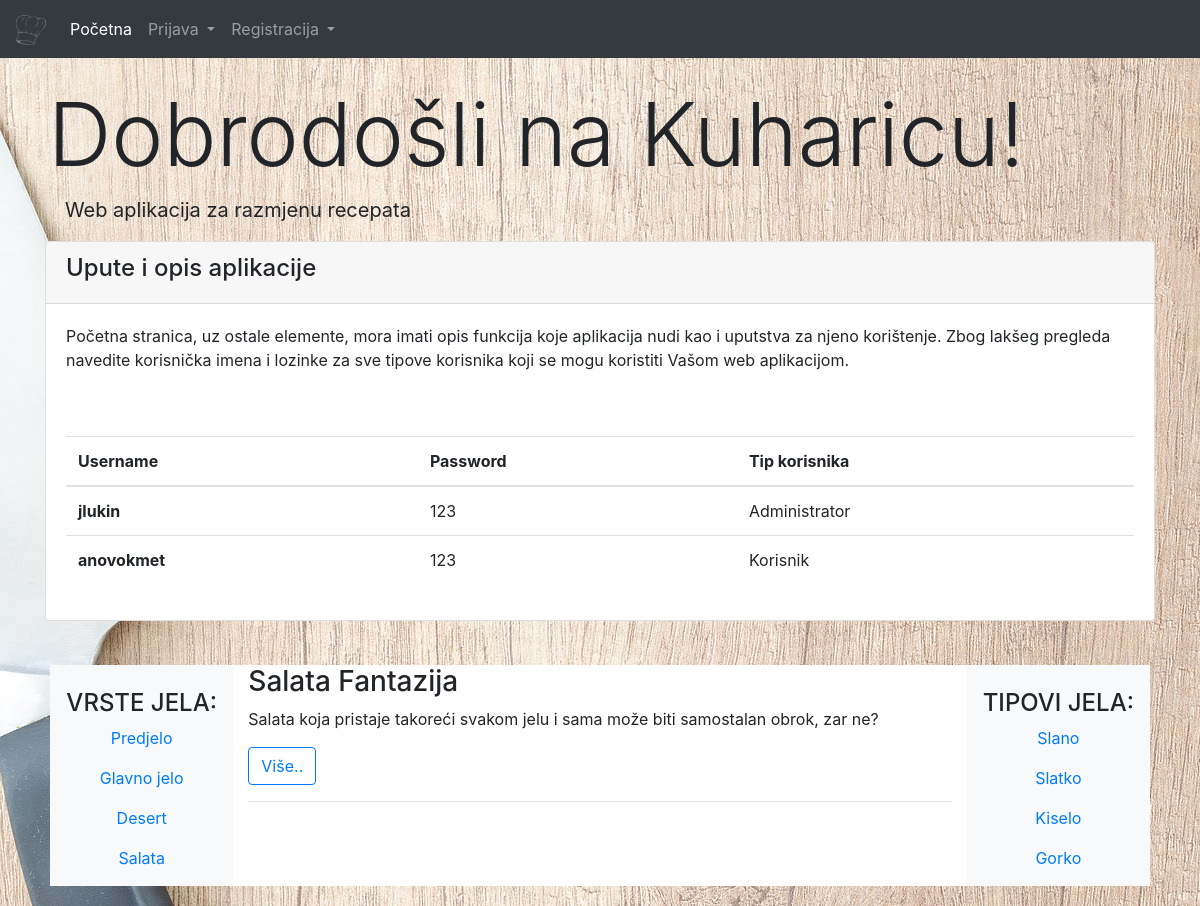
The app's page /?a=vrsta_jela&id=4 with its own data.
### tables this page shows
CREATE TABLE IF NOT EXISTS `vrsta_jela` (
  `id` int(10) UNSIGNED NOT NULL AUTO_INCREMENT,
  `naziv` varchar(50) NOT NULL,
  PRIMARY KEY (`id`)
);

CREATE TABLE IF NOT EXISTS `recept` (
  `id` int(10) UNSIGNED NOT NULL AUTO_INCREMENT,
  `naslov` varchar(50) NOT NULL,
  `vk_autora` int(11) NOT NULL,
  `vk_vrsta_jela` int(11) NOT NULL,
  `datum_objavljivanja` date NOT NULL,
  `sastojci` varchar(300) NOT NULL,
  `opis` varchar(500) NOT NULL,
  `tekst_recepta` varchar(800) NOT NULL,
  `ocjena` int(11) NOT NULL,
  `br_pregleda` int(11) NOT NULL,
  PRIMARY KEY (`id`),
  KEY `vk_autora` (`vk_autora`),
  KEY `vk_vrsta_jela` (`vk_vrsta_jela`)
);

CREATE TABLE IF NOT EXISTS `tip` (
  `id` int(10) UNSIGNED NOT NULL AUTO_INCREMENT,
  `naziv` varchar(50) NOT NULL,
  PRIMARY KEY (`id`)
);

### Help/database.php (called while the page is built, shortened)
<?php
class kuharica_baza {
    public static function connect() {
        $c = new mysqli(self::host, self::user, self::pass, self::database);
        $c->query("SET CHARACTER SET utf8");
        return $c;
    }
}
?>

### index.php (called while the page is built, shortened)
<?php
require_once ('Controller/ManagerVrsta_jela.php');
require_once ('Help/database.php');
require_once ('Model/ModelVrsta_jela.php');
require_once ('Model/ModelRecept.php');
require_once ('Controller/ManagerRecept.php');
require_once ('Controller/ManagerTip.php');
require_once ('Model/ModelTip.php');
$rm = new ManagerRecept();
$vjm = new ManagerVrsta_jela();
$vt = new ManagerTip();
if (!isset($_GET['a'])) {
    $a = '';
} else {
    $a = $_GET['a'];
}
switch ($a) {
    case 'vrsta_jela':  $navigacija = 'navigacijaPocetna';
                        $recept = $rm->getRecept('kategorija');
                        $vrsta_jela = $vjm->getVrsta_jela();
                        $vrsta_tipa = $vt->getTip();
                        break;
}
include_once './View/Pocetna.php';
?>

### Controller/ManagerVrsta_jela.php (called while the page is built, shortened)
<?php
class ManagerVrsta_jela{
    private $vise_vrsta_jela = array();
    private $c;
    public function __construct(){
            $this->c = kuharica_baza::connect();
    }
    public function getVrsta_jela(){
        $sql = "SELECT * FROM vrsta_jela";
        $r = $this->c->query($sql);
        while($row = $r->fetch_assoc()){
            $v = new Vrsta_jela();
            $v->setId($row['id']);
            $v->setNaziv($row['naziv']);
            $this->vise_vrsta_jela[] = $v;
        }
        return $this->vise_vrsta_jela;
    }
}
?>

### Model/ModelVrsta_jela.php (called while the page is built, shortened)
<?php
class Vrsta_jela {
    private $id;
    private $naziv;
    public function getId(){return $this->id; }
    public function getNaziv(){return $this->naziv; }
    public function setId($id){ $this->id = $id; }
    public function setNaziv($naziv){ $this->naziv = $naziv; }
}
?>

### Controller/ManagerRecept.php (called while the page is built, shortened)
<?php
class ManagerRecept {
    private $vise_vrsta_recepata = array();
    private $c;
    public function __construct() {
        $this->c = kuharica_baza::connect();
    }
    public function getRecept($prikaz = 'svi') {
        switch ($prikaz) {
            case 'kategorija': $id = $_GET['id'];
                $sql = "SELECT r.id, r.naslov, r.sastojci, r.opis, r.tekst_recepta, r.vk_vrsta_jela, r.datum_objavljivanja, r.br_pregleda, r.ocjena, k.id AS kid, k.ime, k.prezime, v.naziv
                                        FROM recept r
                                        LEFT JOIN vrsta_jela v ON (r.vk_vrsta_jela = v.id)
                                        LEFT JOIN korisnik k ON (r.vk_autora = k.id)
                                        WHERE v.id = $id";
                break;
        }
        $r = $this->c->query($sql);
        while ($row = $r->fetch_assoc()) {
            $v = new Recept();
            $v->setId($row['id']);
            $v->setNaslov($row['naslov']);
            $v->setAutor($row['kid']);
            $v->setVrstaJela($row['vk_vrsta_jela']);
            $v->setDatum($row['datum_objavljivanja']);
            $v->setSastojci($row['sastojci']);
            $v->setOpis($row['opis']);
            $v->setTekstRecepta($row['tekst_recepta']);
            $v->setOcjena($row['ocjena']);
            $v->setBrojPregleda($row['br_pregleda']);
            $this->vise_vrsta_recepata[] = $v;
        }
        return $this->vise_vrsta_recepata;
    }
}
?>

### Model/ModelRecept.php (called while the page is built, shortened)
<?php
class Recept {
    private $id;
    private $naslov;
    private $opis;
    public function getId(){return $this->id;}
    public function getNaslov(){return $this->naslov;}
    public function getOpis(){return $this->opis;}
    public function setId($id){$this->id=$id;}
    public function setNaslov($naslov){$this->naslov=$naslov;}
    public function setOpis($opis){$this->opis=$opis;}
}
?>

### Controller/ManagerTip.php (called while the page is built, shortened)
<?php
class ManagerTip {
    private $vise_vrsta_tipova = array();
    private $c;
    public function __construct(){
            $this->c = kuharica_baza::connect();
    }
    public function getTip(){
        $sql = "SELECT * FROM tip";
        $r = $this->c->query($sql);
        while($row = $r->fetch_assoc()){
            $v = new Tip();
            $v->setId($row['id']);
            $v->setNaziv($row['naziv']);
            $this->vise_vrsta_tipova[] = $v;
        }
        return $this->vise_vrsta_tipova;
    }
}
?>

### Model/ModelTip.php (called while the page is built, shortened)
<?php
class Tip {
    private $id;
    private $naziv;
    public function getId(){return $this->id; }
    public function getNaziv(){return $this->naziv; }
    public function setId($id){ $this->id = $id; }
    public function setNaziv($naziv){ $this->naziv = $naziv; }
}
?>

### View/prikazVrste_jela.php (the view)
<?php
foreach ($vrsta_jela as $v){
    echo '<p><a href="?a=vrsta_jela&id='.$v->getId().'">'.$v->getNaziv().'</a></p>';
}
?>

### View/pregled.php (shortened to what this page needs)
<?php
foreach ($recept as $r) {
    echo '<h3>'.$r->getNaslov().'</h3>';
    echo '<p>'.$r->getOpis().'</p>';
    echo '<p><a class="btn btn-outline-primary" href="?a=recept&id='.$r->getId().'">Više..</a></p>';
    echo '<hr>';
}
?>

### View/prikazTip.php
<?php
foreach ($vrsta_tipa as $v){
    echo '<p><a href="?a=tip&id='.$v->getId().'">'.$v->getNaziv().'</a></p>';
}
?>

### records on screen
vrsta_jela: naziv "Predjelo"
vrsta_jela: naziv "Glavno jelo"
vrsta_jela: naziv "Desert"
vrsta_jela: naziv "Salata"
recept: naslov "Salata Fantazija", opis "Salata koja pristaje takoreći svakom jelu i sama može biti samostalan obrok, zar ne?"
tip: naziv "Slano"
tip: naziv "Slatko"
tip: naziv "Kiselo"
tip: naziv "Gorko"
